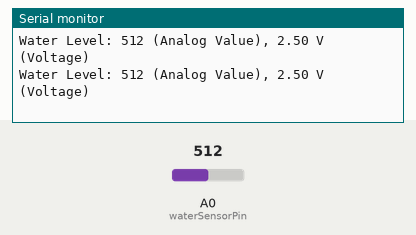
This sketch was run on a simulated Arduino Uno, built with avr-gcc and run on an emulated ATmega328P. Parts: the last lines printed to the serial monitor. The inputs (shaded band) are chosen by the test bench; at power-on: A0 (waterSensorPin) = 512.

Above: at 1.8 s.
1.9 s: A0 (waterSensorPin) set to 716
At 2.8 s:
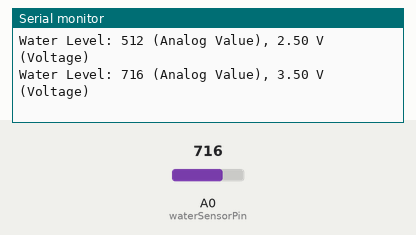
3.4 s: A0 (waterSensorPin) set to 900
At 4.8 s:
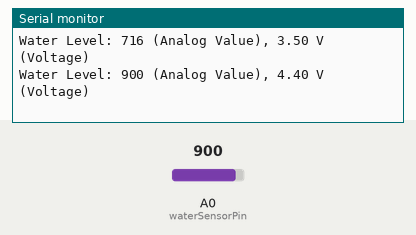
Timing chart, 0 to 6.4 s (numbered marks = the images above; inputs shaded):
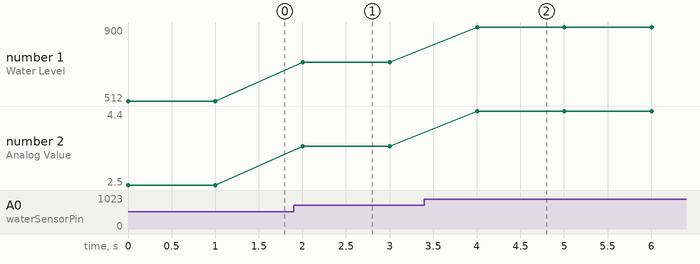

The sketch:

Project_16_Water_Level_Sensor.ino
```cpp
/*
Keye New RFID Starter Kit
Project 17
Water level sensor
Edit By Keyes
*/

// Define the pin for the water level sensor
const int waterSensorPin = A0;
void setup() {
  // Initialize serial communication at a baud rate of 9600
  Serial.begin(9600);
}
void loop() {
  // Read the analog value from the water level sensor
  int waterLevel = analogRead(waterSensorPin);
  // Convert the analog value to a voltage value
  float voltage = waterLevel * (5.0 / 1023.0);
  // Output water level information to the Serial Monitor
  Serial.print("Water Level: ");
  Serial.print(waterLevel);
  Serial.print(" (Analog Value), ");
  Serial.print(voltage);
  Serial.println(" V (Voltage)");

  // Read once per second
  delay(1000);
}
```

Measured:
- after the input at 1.9 s, the serial monitor: prints a new line after 0.10 s (image 1)
- after the input at 3.4 s, the serial monitor: prints a new line after 0.60 s (image 2)
- plotted number 1: 512 → 716 after the input at 1.9 s, 716 → 900 after the input at 3.4 s
- plotted number 2: 2.5 → 3.5 after the input at 1.9 s, 3.5 → 4.4 after the input at 3.4 s
